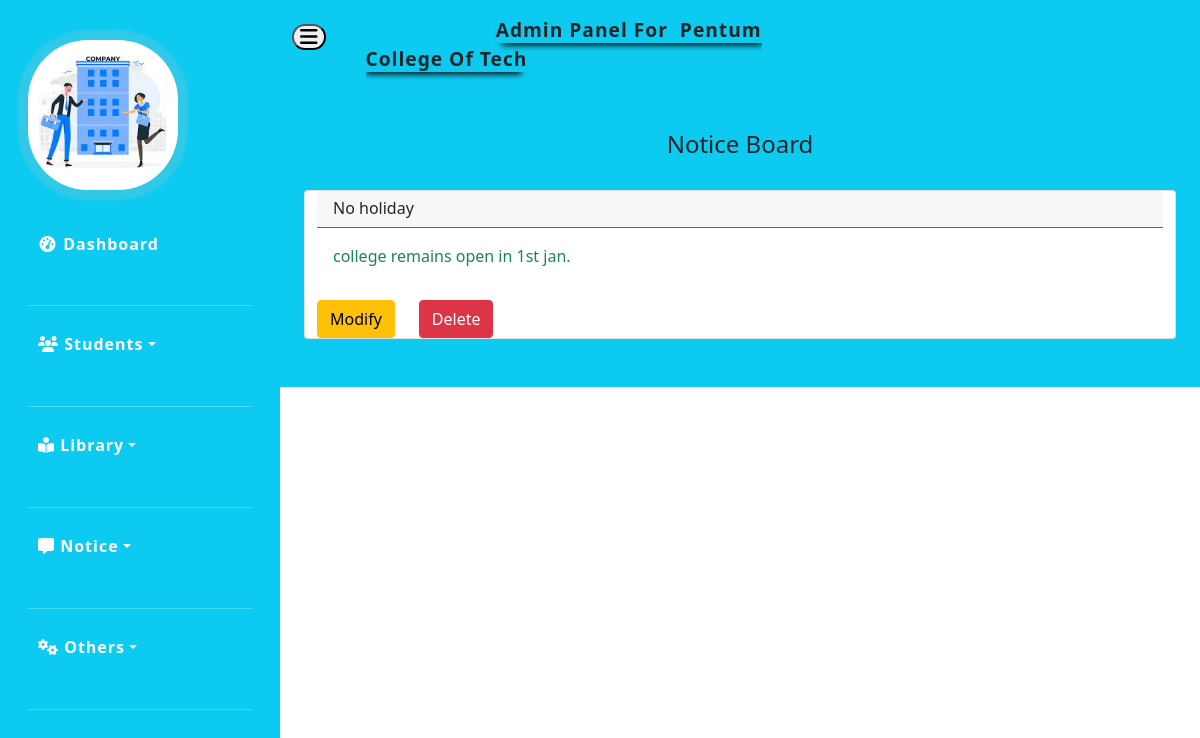
Page /routes/noticeBoard.php (signed in) on the earlier database version.
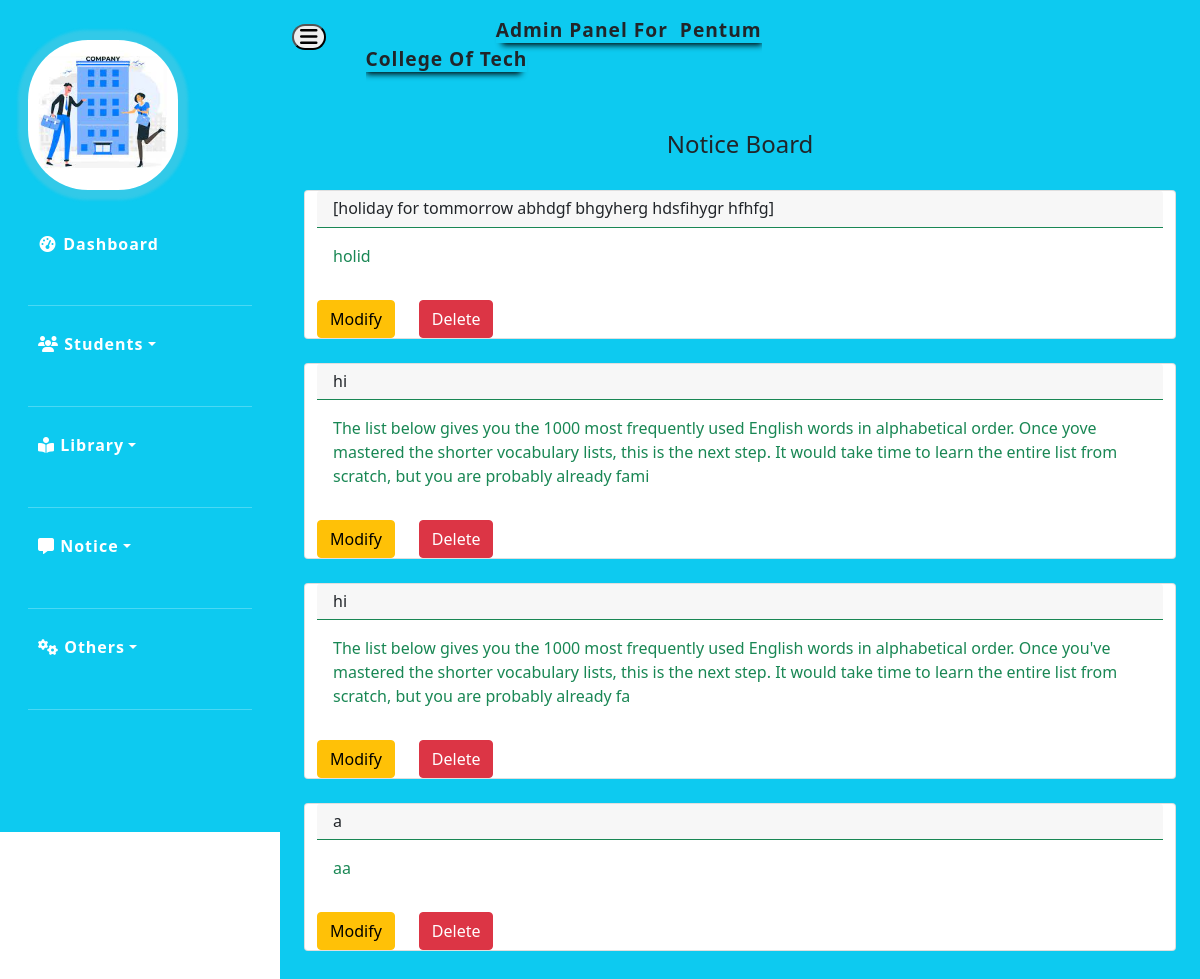
Same page on the later database version.
### tables this page shows
CREATE TABLE `notice` (
  `id` int(11) NOT NULL,
  `title` varchar(255) NOT NULL,
  `description` varchar(255) NOT NULL,
  `time` timestamp NOT NULL DEFAULT current_timestamp() ON UPDATE current_timestamp()
);

### routes/noticeBoard.php (the view, shortened to what the changed rows need)
<?php
include '../includes/head.php';
include '../includes/sidNav.php';
?>
<div class="container">
<div class="row bg-info">
<div class="col-sm-12">
    <?php include '../includes/topbar.php'; ?>
</div>
<div class="col-sm-12">
<div class="container-fluid  bdr mb-4" id="notice-board">
            <div class="row ">
                <?php
                $sql = "select * from notice order by time desc limit 12";
                $notice = mysqli_query($conn, $sql);
                if (mysqli_num_rows($notice) != 0) {
                    while ($info = mysqli_fetch_assoc($notice)) {
                ?>
                        <div class="col-xxl-6  col-md-12  card   mb-4 ">
                            <div class=" border-success mb-3 scrollable">
                                <h6 class="card-header  border-success">
                                    <?php echo $info['title']; ?>
                                </h6>
                                <div class="card-body text-success">
                                    <p class="card-text">
                                        <?php echo $info['description']; ?>
                                    </p>
                                </div>
                            </div>
                            <div class="d-flex ">
                            <a  <?php echo "href='./editnotice.php?id=$info[id]';" ?> class="btn btn-warning">Modify</a>
                               <a  <?php echo "href='./deletenotice.php?id=$info[id]';" ?> class="ms-4 btn btn-danger" >Delete</a>
                               </div>
                        </div>
                <?php
                    }
                }
                ?>
            </div>
        </div>
</div>
    </div>
</div>
<?php include '../includes/footer.php'; ?>

### includes/sidnav.php (shortened to what the changed rows need)
<?php include '../includes/head.php';
require_once '../connection.php';
?>
<div class="sidenavtoogle show-sidebar" >
<div class="d-flex flex-column flex-shrink-0 p-3 text-white bg-info  " style="width: 280px;">
    <div class="container-fluid" id="sidBarCss">
        <ul class="navbar-nav  sidebar   accordion" id="accordionSidebar">
            <?php
            if (isset($_SESSION)) {
                $sql = "SELECT * FROM `admin` WHERE email='$org'";
                $data = mysqli_query($conn, $sql);
                if (mysqli_num_rows($data) != 0) {
                    while ($row = mysqli_fetch_assoc($data)) {  ?>
                        <img class="img-responsive  mt-4 mb-4 "
                        style="
                                               box-shadow: 0px 0px 3px 10px rgba(200,200,200,.2);
                                               border-radius:40%;
                        "
                        height=150 width=150 src="../<?php echo $row['image']; ?>" <?php }
                                                        }
                                                    }
                                                                ?>
                        <ul class="navbar-nav sidebar  sidebar-dark accordion" id="accordionSidebar">
                            <li class="nav-item ">
                            </li>
<hr>
                            <li class="nav-item mb-4 ">
                            </li>
                            <hr>
                            <li class="nav-item mb-4" >
                            </li>
                            <hr>
                            <li class="nav-item mb-4">
                            </li>
                            <hr>
                            <li class="nav-item mb-4">
                            </li>
                            <hr>
                        </ul>
    </div>
</div>
</div>
<?php
include '../includes/footer.php';
?>

### includes/topbar.php (shortened to what the changed rows need)
<?php
 include './head.php';
 if(isset($_SESSION)){
    $sql="SELECT * FROM `admin` WHERE email='$org'";
    $data = mysqli_query($conn,$sql);
    if(mysqli_num_rows($data) !=0){
       while($row = mysqli_fetch_assoc($data)){  ?>
       <div class="d-flex">
       <div class="nav-toogle fa-lg mt-4 ">
          <button onclick="toogle()">
          <i class="fa fa-bars"></i>
          </button>
       </div>
       <div class="container-fluid mb-3">
<nav class="bg-info   text-dark p-3 "
    <div> <b class="text-center" >admin panel for   &nbsp;<?php echo $row['name'] ?></b>
   </div>
</div>
</div>
 <?php
   }
}
}
?>

Differences in the rows shown:
removed notice: title "No holiday", description "college remains open in 1st jan."
added notice: title "[holiday for tommorrow abhdgf bhgyherg hdsfihygr hfhfg]", description "holid"
added notice: title "hi", description "The list below gives you the 1000 most frequently used English words in alphabetical order. Once yove mastered the shorter vocabulary lists, this is the next step. It would take time to learn the entire list from scratch, but you are probably already fami"
added notice: title "hi", description "The list below gives you the 1000 most frequently used English words in alphabetical order. Once you've mastered the shorter vocabulary lists, this is the next step. It would take time to learn the entire list from scratch, but you are probably already fa"
added notice: title "a", description "aa"
